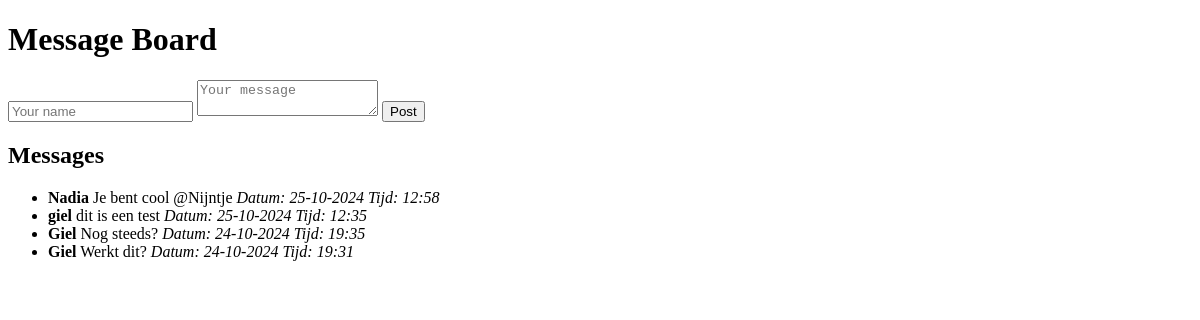
The page /board/ on the database as committed earlier.
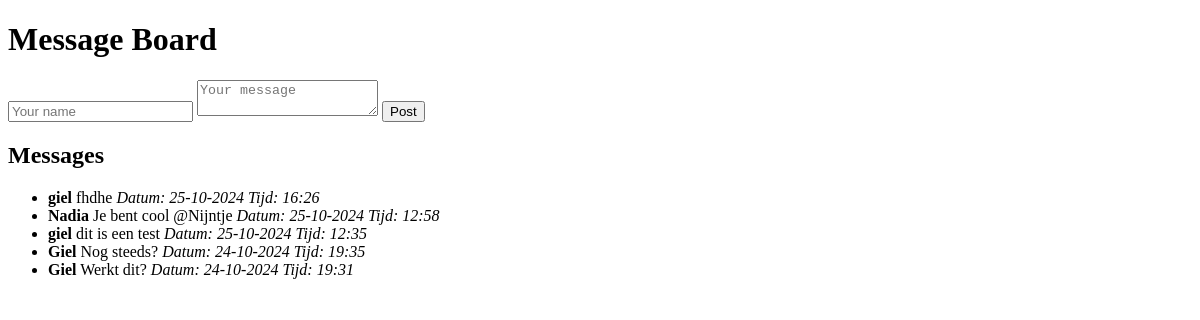
The same page on the database as committed later.
### board/models.py (models this page shows, shortened)
class Message(models.Model):
    username = models.CharField(max_length=100)
    content = models.TextField()
    created_at = models.DateTimeField(auto_now_add=True)

### board/views.py (the view, shortened to what this page needs)
# urls.py: path('', views.message_list, name='message_list'),
def message_list(request):
    messages = Message.objects.all().order_by('-created_at')
    formatted_messages = []
    for message in messages:
        formatted_messages.append({
            'username': message.username,
            'content': message.content,
            'formatted_date': message.created_at.strftime('%d-%m-%Y'),
            'formatted_time': message.created_at.strftime('%H:%M')
        })
    return render(request, 'board/message_list.html', {'messages': formatted_messages})

### board/templates/board/message_list.html (shortened to what this page needs)
<!DOCTYPE html>
<html>
<head>
</head>
<body>
    <h1>Message Board</h1>
    <form method="POST">
        <input type="text" name="username" placeholder="Your name" required>
        <textarea name="content" placeholder="Your message" required></textarea>
        <button type="submit">Post</button>
    </form>
    <h2>Messages</h2>
    <ul>
        {% for message in messages %}
            <li>
                <strong>{{ message.username }}</strong>
                 {{ message.content }}
                 <em>Datum: {{ message.formatted_date }}
                    Tijd: {{ message.formatted_time }}</em>
            </li>
        {% empty %}
            <li>No messages yet.</li>
        {% endfor %}
    </ul>
</body>
</html>

Rows that differ between the two databases and show on the page:
added Message: username "giel", content "fhdhe"
Other text that changed with them:
new list line: "Datum: 25-10-2024 Tijd: 16:26"
